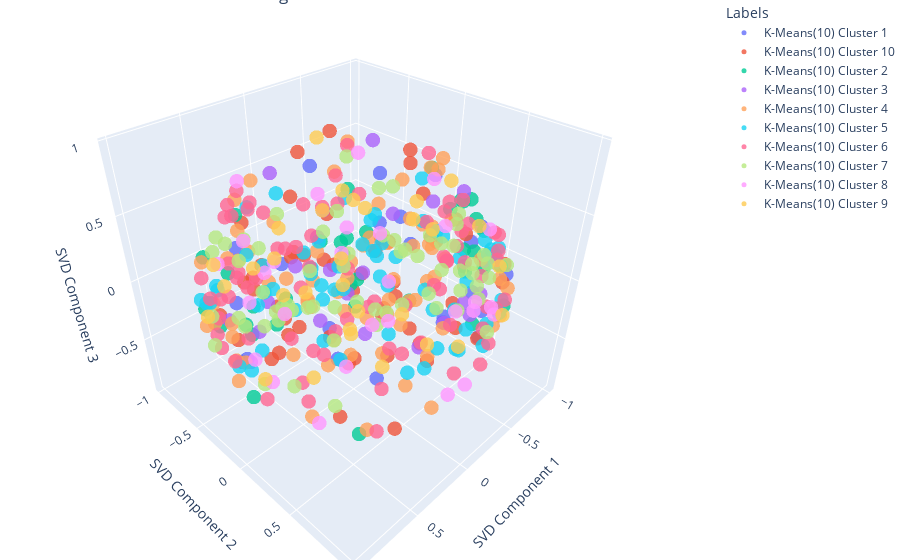

The notebook cell this image was saved under:
### Code cell
fig = go.Figure()

for ulabel, ucode in zip(unique_labels, unique_encoded):
    fig.add_trace(go.Scatter3d(
        x=reduced_data[encoded_labels == ucode, 0],
        y=reduced_data[encoded_labels == ucode, 1],
        z=reduced_data[encoded_labels == ucode, 2],
        mode='markers',
        name=ulabel,  # Assign the original label as the trace name
        marker=dict(
            size=5,
            opacity=0.8
        )
    ))

fig.update_layout(
    title='3D SVD Visualization with String Labels',
    scene=dict(
        xaxis_title='SVD Component 1',
        yaxis_title='SVD Component 2',
        zaxis_title='SVD Component 3'
    ),
    legend_title="Labels",
    margin=dict(l=0, r=0, b=0, t=0)
)

fig.show()
